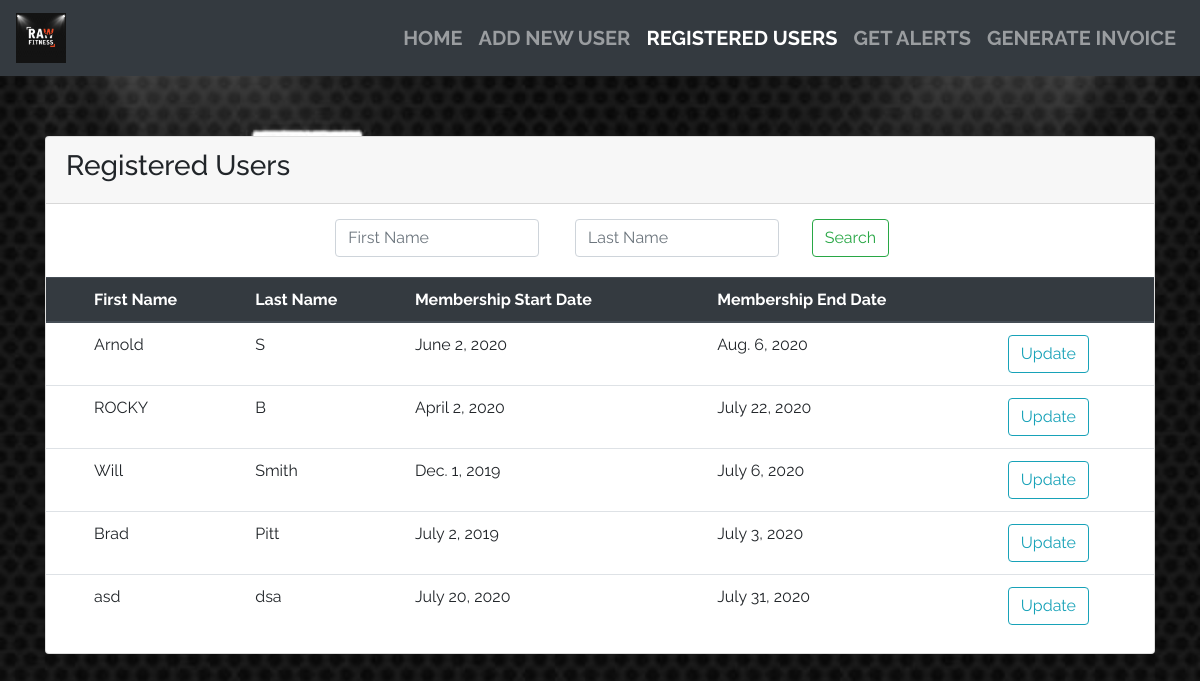
/filter/, run on an earlier commit of the app's database.
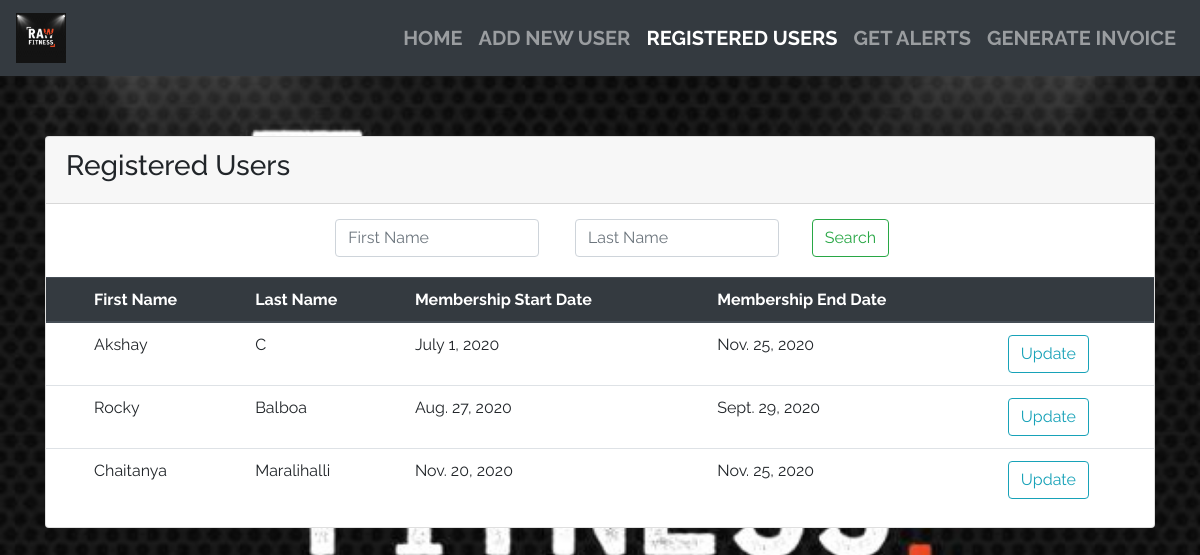
And on a later commit of the database.
### fitness/models.py (models this page shows, shortened)
class AddUsers(models.Model):
	first_name = models.CharField(max_length=300)
	last_name = models.CharField(max_length=300)
	date_of_birth = models.DateField()
	age = models.IntegerField(max_length=2)
	sex = models.CharField(max_length=10)
	height = models.CharField(max_length=20)
	weight = models.CharField(max_length=20)
	full_address = models.TextField(max_length=None)
	phone_number = models.CharField(max_length=20)
	alternate_phone = models.CharField(max_length=20)
	membership_start_date = models.DateField(default=timezone.now)
	membership_end_date = models.DateField(default=timezone.now)
	blood_group =  models.CharField(max_length=20)
	medical_history =  models.CharField(max_length=300)

### fitness/views.py (the view)
# urls.py: path('filter/',views.filter,name='filter')
def filter(request):
    search_list = AddUsers.objects.all()
    first_name = request.GET.get('first_name')
    last_name = request.GET.get('last_name')
    if first_name or last_name :
	    search_list = AddUsers.objects.filter(
        Q(first_name__icontains=first_name) & Q(last_name__icontains=last_name)).distinct()
    paginator = Paginator(search_list, 5)
    page = request.GET.get('page')
    try:
        search_list = paginator.page(page)
    except PageNotAnInteger:
        search_list = paginator.page(1)
    except EmptyPage:
        search_list = paginator.page(paginator.num_pages)
    context = {
        'search_list': search_list,
		'filter':'active',
    }
    return render(request, 'users_list.html', context)

### assets/templates/users_list.html (shortened to what this page needs)
{% extends "base.html" %}
{% load widget_tweaks %}
{% block content %}
  <div class="container">
  <div class="card">
    <div class="card-header">
      <h3>Registered Users</h3>
    </div>
    <div style="padding-top:15px;padding-left:10px;" class="mx-auto" style="width: 200px;">
      <center>
      <form class="form-inline" method="GET">
      <div class="col-md-5">
        <input  type="text" name="first_name" class="form-control" type="search" placeholder="First Name" aria-label="Search" value='{{ request.GET.first_name}}'>
      </div>
      <div class="col-md-5">
        <input type="text" name="last_name" class="form-control" type="search" placeholder="Last Name" aria-label="Search" value='{{ request.GET.last_name}}'>
      </div>
      <div class="col-md-2">
        <button type="submit" value="Search" id="submit-id-submit" class="btn btn-outline-success">Search</button>
      </div>
    </form>
    </center>
    </div>
  <div class="table-responsive">
    <table class="table">
      <thead  class="thead-dark">
      <tr>
        <th scope="row"></th>
        <th scope="col">First Name</th>
        <th scope="col">Last Name</th>
        <th scope="col">Membership Start Date</th>
        <th scope="col">Membership End Date</th>
        <th></th>
      </tr>
    </thead>
    <tbody>
      {% for search in search_list %}
      <tr>
        <th scope="row"></th>
        <td>{{search.first_name}}</td>
        <td>{{search.last_name}}</td>
        <td>{{search.membership_start_date }}</td>
        <td>{{search.membership_end_date}}</td>
        {% if search.id  %}
          <td><a class="btn btn-outline-info" href="{% url 'update' pk=search.id %}">Update</a></td>
        {% endif %}
        {% endfor %}
      </tr>
    </tbody>
  </table>
</div>
</div>
</div>
{% endblock content %}

What changed in the data, as far as the page shows it:
removed AddUsers: first_name "Arnold", last_name "S", membership_start_date "June 2, 2020", membership_end_date "Aug. 6, 2020", shows "Update"
removed AddUsers: first_name "ROCKY", last_name "B", membership_start_date "April 2, 2020", membership_end_date "July 22, 2020", shows "Update"
removed AddUsers: first_name "Will", last_name "Smith", membership_start_date "Dec. 1, 2019", membership_end_date "July 6, 2020", shows "Update"
removed AddUsers: first_name "Brad", last_name "Pitt", membership_start_date "July 2, 2019", membership_end_date "July 3, 2020", shows "Update"
removed AddUsers: first_name "asd", last_name "dsa", membership_start_date "July 20, 2020", membership_end_date "July 31, 2020", shows "Update"
added AddUsers: first_name "Akshay", last_name "C", membership_start_date "July 1, 2020", membership_end_date "Nov. 25, 2020", shows "Update"
added AddUsers: first_name "Rocky", last_name "Balboa", membership_start_date "Aug. 27, 2020", membership_end_date "Sept. 29, 2020", shows "Update"
added AddUsers: first_name "Chaitanya", last_name "Maralihalli", membership_start_date "Nov. 20, 2020", membership_end_date "Nov. 25, 2020", shows "Update"
